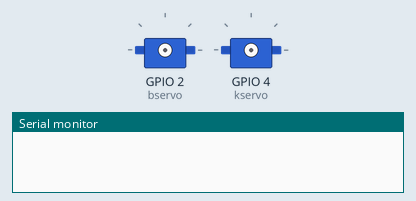
A sketch run on a simulated ESP8266 (NodeMCU). Parts: 2 × servo, the last lines printed to the serial monitor. WiFi joins after 1.5 s; servers stay silent unless stated; uploads are accepted with an empty reply.

Above: at 0.0 s.
At 7.9 s:
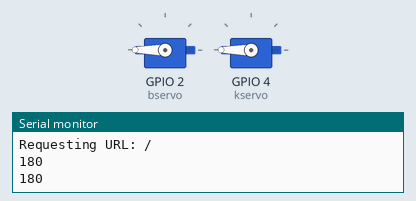
Timing chart, 0 to 9.4 s (numbered marks = the images above):
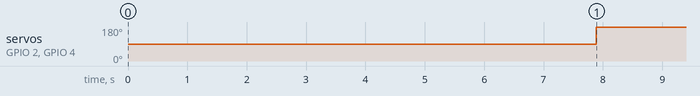

Measured:
- by itself, servo on GPIO 2 (bservo), servo on GPIO 4 (kservo): 90° → 180° at 7.9 s

The sketch:

nobemcu.ino
```cpp
/*
 *  This sketch sends data via HTTP GET requests to data.sparkfun.com service.
 *
 *  You need to get streamId and privateKey at data.sparkfun.com and paste them
 *  below. Or just customize this script to talk to other HTTP servers.
 *
 */

#include <ESP8266WiFi.h>
#include <Servo.h>


Servo bservo;
Servo kservo;

const char* ssid     = ".........";
const char* password = ".........";

const char* host = "..........";

void setup() {

  Serial.begin(115200);
  delay(10);

  // We start by connecting to a WiFi network

  Serial.println();
  Serial.println();
  Serial.print("Connecting to ");
  Serial.println(ssid);

  WiFi.begin(ssid, password);

  while (WiFi.status() != WL_CONNECTED) {
    delay(500);
    Serial.print(".");
  }

  Serial.println("");
  Serial.println("WiFi connected");
  Serial.println("IP address: ");
  Serial.println(WiFi.localIP());
}

void loop() {

  Serial.print("connecting to ");
  Serial.println(host);

  // Use WiFiClient class to create TCP connections
  WiFiClient client;
  const int httpPort = 80;
  if (!client.connect(host, httpPort)) {
    Serial.println("connection failed");
    return;
  }

  // We now create a URI for the request
  String url = "/";

  Serial.print("Requesting URL: ");
  Serial.println(url);

  // This will send the request to the server
  client.print(String("GET ") + url + " HTTP/1.1\r\n" +
               "Host: " + host + "\r\n" +
               "Connection: close\r\n\r\n");
  unsigned long timeout = millis();
  while (client.available() == 0) {
    if (millis() - timeout > 5000) {
      Serial.println(">>> Client Timeout !");
      client.stop();
      return;
    }
  }

  // Read all the (unnecesary) lines of the reply from server
  String line = client.readStringUntil('\r');
  line = client.readStringUntil('\r');
  line = client.readStringUntil('\r');
  line = client.readStringUntil('\r');
  line = client.readStringUntil('\r');
  line = client.readStringUntil('\r');
  line = client.readStringUntil('\r');
  line = client.readStringUntil('\r');
  line = client.readStringUntil('\r');
  line = client.readStringUntil('\r');
  line = client.readStringUntil('\r');

  int commaIndex = line.indexOf(';');
  String bstring = line.substring(0, commaIndex);
  String kstring = line.substring(commaIndex+1);

  Serial.println(bstring);
  Serial.println(kstring);

  int bpos = 180-bstring.toInt()*18;
  if(bpos>180){
    bpos = 180;
  }

  int kpos = 180-kstring.toInt()*18;
  if(kpos>180){
    kpos = 180;
  }

  Serial.println(bpos);
  Serial.println(kpos);

  //Attach Servos to pin 2 (D4!) and 4(D2!)
  bservo.attach(2);
  kservo.attach(4);
  delay(100);

  bservo.write(bpos);
  kservo.write(kpos);

  //detach servos because of buzzing issue
  delay(100);
  bservo.detach();
  kservo.detach();
  delay(20000);
}
```
